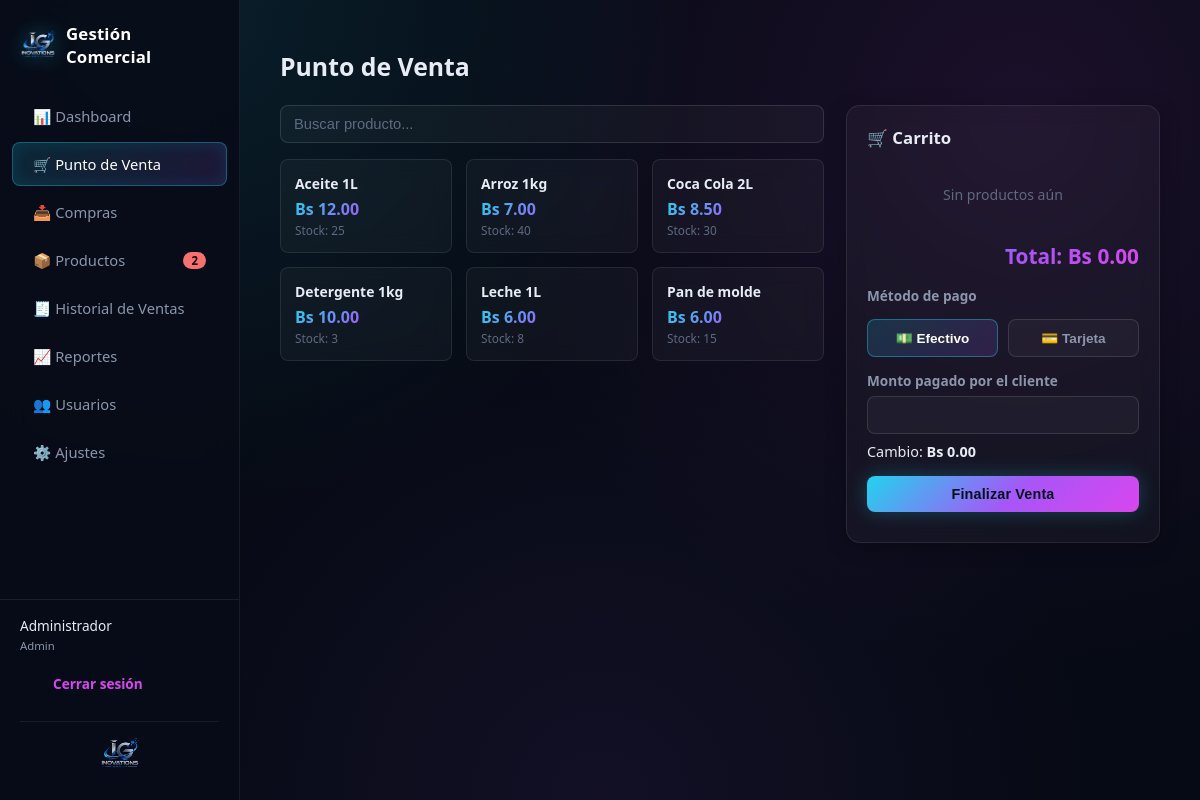
The page /pos (signed in) on the database its author committed.
### tables this page shows
CREATE TABLE Productos (
            ID_Producto     INTEGER PRIMARY KEY AUTOINCREMENT,
            Nombre          TEXT NOT NULL,
            Categoria       TEXT,
            Precio_Compra   REAL NOT NULL DEFAULT 0,
            Precio_Venta    REAL NOT NULL DEFAULT 0,
            Stock_Actual    INTEGER NOT NULL DEFAULT 0,
            Stock_Minimo    INTEGER NOT NULL DEFAULT 5,
            Activo          INTEGER NOT NULL DEFAULT 1
        );

### app.py (the view)
@app.route("/pos")
@login_required
def pos():
    conn = get_connection()
    productos = conn.execute(
        "SELECT * FROM Productos WHERE Activo=1 AND Stock_Actual > 0 ORDER BY Nombre"
    ).fetchall()
    conn.close()
    return render_template("pos.html", productos=productos)

### app.py (called while the page is built)
def login_required(f):
    @wraps(f)
    def wrapper(*args, **kwargs):
        if "user_id" not in session:
            return redirect(url_for("login"))
        return f(*args, **kwargs)
    return wrapper

@app.context_processor
def inject_globals():
    conn = get_connection()
    stock_bajo = conn.execute(
        "SELECT COUNT(*) AS c FROM Productos WHERE Stock_Actual <= Stock_Minimo AND Activo=1"
    ).fetchone()["c"]
    conn.close()
    return dict(alertas_stock=stock_bajo, session=session)

### database.py (called while the page is built)
def get_connection():
    conn = sqlite3.connect(DB_PATH)
    conn.row_factory = sqlite3.Row
    conn.execute("PRAGMA foreign_keys = ON")
    return conn

### templates/pos.html (shortened to what this page needs)
{% extends "base.html" %}
{% block content %}
<h1>Punto de Venta</h1>
<div class="pos-wrap">
  <div style="flex:2;">
    <input type="text" id="buscador" class="search-box" placeholder="Buscar producto...">
    <div class="pos-products" id="grid-productos">
      {% for p in productos %}
      <div class="pos-item" data-id="{{ p.ID_Producto }}" data-nombre="{{ p.Nombre }}" data-precio="{{ p.Precio_Venta }}" data-stock="{{ p.Stock_Actual }}" onclick="agregarAlCarrito(this)">
        <div class="nombre">{{ p.Nombre }}</div>
        <div class="precio">Bs {{ "%.2f"|format(p.Precio_Venta) }}</div>
        <div class="stock">Stock: {{ p.Stock_Actual }}</div>
      </div>
      {% endfor %}
    </div>
  </div>
  <div class="pos-cart">
    <h2>🛒 Carrito</h2>
    <div id="carrito-items"><div class="empty-state">Sin productos aún</div></div>
    <div class="cart-total">Total: Bs <span id="total-venta">0.00</span></div>
    <label>Método de pago</label>
    <div class="pago-metodos">
      <button type="button" class="pago-metodo-btn active" data-metodo="Efectivo" onclick="seleccionarMetodo('Efectivo')">💵 Efectivo</button>
      <button type="button" class="pago-metodo-btn" data-metodo="Tarjeta" onclick="seleccionarMetodo('Tarjeta')">💳 Tarjeta</button>
    </div>
    <div id="pago-efectivo">
      <label>Monto pagado por el cliente</label>
      <input type="number" id="monto-pagado" step="0.01" min="0" oninput="calcularCambio()">
      <div style="margin-top:8px; font-size:.9rem;">Cambio: <b>Bs <span id="cambio">0.00</span></b></div>
    </div>
    <button class="btn" style="width:100%;" onclick="finalizarVenta()">Finalizar Venta</button>
  </div>
</div>
{% endblock %}

### static/css/style.css (style rules this page uses)
:root { --bg: #060a14; --bg-2: #0b1120; --sidebar-bg: rgba(8, 12, 24, 0.92); --card-bg: rgba(255, 255, 255, 0.035); --card-border: rgba(255, 255, 255, 0.09); --card-border-hover: rgba(34, 211, 238, 0.45); --cyan: #22d3ee; --magenta: #d946ef; --purple: #a855f7; --gradient: linear-gradient(135deg, var(--cyan) 0%, var(--purple) 55%, var(--magenta) 100%); --text: #e7ecf5; --text-dim: #8b96ab; --text-dimmer: #5f6a80; --verde: #22c55e; --acento: #eab308; --rojo: #f87171; --radius: 14px; --radius-sm: 8px; }
* { box-sizing: border-box; }
body { margin: 0; font-family: 'Segoe UI', system-ui, -apple-system, sans-serif; color: var(--text); background: radial-gradient(circle at 15% 0%, rgba(34, 211, 238, 0.10), transparent 40%), radial-gradient(circle at 85% 15%, rgba(217, 70, 239, 0.10), transparent 45%), radial-gradient(circle at 50% 100%, rgba(168, 85, 247, 0.08), transparent 50%), var(--bg); min-height: 100vh; }
h1 { font-size: 1.55rem; margin-bottom: 22px; font-weight: 700; color: var(--text); }
h2 { font-size: 1.05rem; margin-top: 0; color: var(--text); font-weight: 600; }
label { display: block; margin: 14px 0 6px; font-weight: 600; font-size: .85rem; color: var(--text-dim); }
input, select { width: 100%; padding: 10px 13px; border: 1px solid rgba(255,255,255,0.12); border-radius: var(--radius-sm); font-size: .92rem; background: rgba(255,255,255,0.035); color: var(--text); transition: border-color .15s ease, box-shadow .15s ease; }
input::placeholder { color: var(--text-dimmer); }
.btn { display: inline-block; background: var(--gradient); color: #06111f; border: none; font-weight: 700; letter-spacing: .01em; padding: 10px 22px; border-radius: var(--radius-sm); font-size: .9rem; cursor: pointer; margin-top: 15px; box-shadow: 0 0 20px rgba(34, 211, 238, 0.25); transition: transform .12s ease, box-shadow .12s ease, filter .12s ease; }
.pos-wrap { display: flex; gap: 22px; align-items: flex-start; }
.pos-products { flex: 2; display: grid; grid-template-columns: repeat(auto-fill, minmax(160px,1fr)); gap: 14px; }
.pos-item { background: var(--card-bg); border-radius: var(--radius-sm); padding: 14px; cursor: pointer; border: 1px solid var(--card-border); backdrop-filter: blur(10px); transition: border-color .15s ease, transform .12s ease; }
.pos-item .nombre { font-weight: 600; font-size: .87rem; color: var(--text); }
.pos-item .precio { font-weight: 700; margin-top:5px; background: var(--gradient); -webkit-background-clip: text; background-clip: text; -webkit-text-fill-color: transparent; }
.pos-item .stock { font-size: .74rem; color: var(--text-dimmer); margin-top: 2px; }
.pos-cart { flex: 1; background: var(--card-bg); border: 1px solid var(--card-border); border-radius: var(--radius); padding: 20px; position: sticky; top: 20px; min-width: 280px; backdrop-filter: blur(10px); box-shadow: 0 4px 20px rgba(0,0,0,.25); }
.cart-total { font-size: 1.3rem; font-weight: 700; margin: 16px 0; text-align:right; background: var(--gradient); -webkit-background-clip: text; background-clip: text; -webkit-text-fill-color: transparent; }
.search-box { margin-bottom: 16px; }
.empty-state { color: var(--text-dimmer); font-size: .88rem; padding: 22px 0; text-align:center; }
.pago-metodos { display:flex; gap:10px; margin: 14px 0 4px; }
.pago-metodo-btn { flex:1; padding: 10px; border-radius: var(--radius-sm); border: 1px solid rgba(255,255,255,0.12); background: rgba(255,255,255,0.035); color: var(--text-dim); font-weight: 600; font-size: .85rem; cursor: pointer; transition: all .15s ease; }
.pago-metodo-btn.active { background: linear-gradient(135deg, rgba(34,211,238,0.16), rgba(168,85,247,0.16)); color: #fff; border-color: rgba(34, 211, 238, 0.4); }

### rows shown on the page
Productos: Nombre "Aceite 1L", Precio_Venta "12.00", Stock_Actual "25"
Productos: Nombre "Arroz 1kg", Precio_Venta "7.00", Stock_Actual "40"
Productos: Nombre "Coca Cola 2L", Precio_Venta "8.50", Stock_Actual "30"
Productos: Nombre "Detergente 1kg", Precio_Venta "10.00", Stock_Actual "3"
Productos: Nombre "Leche 1L", Precio_Venta "6.00", Stock_Actual "8"
Productos: Nombre "Pan de molde", Precio_Venta "6.00", Stock_Actual "15"

### other values the page prints
{{ alertas_stock }} "2"
{{ session.get('nombre') }} "Administrador"
{{ session.get('rol') }} "Admin"
